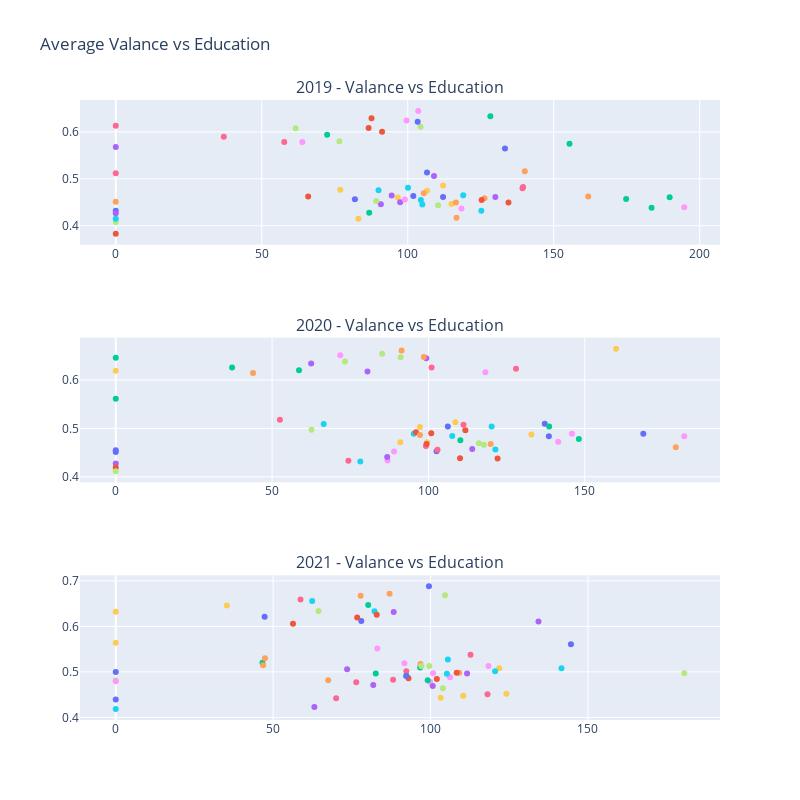

Source (notebook cell):
### Code cell
import pandas as pd
import plotly.express as px
import pandas as pd
from plotly.subplots import make_subplots
import plotly.graph_objects as go
import plotly.io as pio

'''
'2017 - Valance vs Crime','2017 - Valance vs GDP/Cap'
'2018 - Valance vs Crime','2018 - Valance vs GDP/Cap'
'2019 - Valance vs Crime','2019 - Valance vs GDP/Cap' 
'2020 - Valance vs Crime','2020 - Valance vs GDP/Cap'
'2020 - Valance vs Crime','2020 - Valance vs GDP/Cap'
'''

fig = make_subplots(rows=3, 
                    cols=1,  
                    horizontal_spacing = 0.10, 
                    vertical_spacing = 0.15, 
                    subplot_titles=('2019 - Valance vs Education',
                                    '2020 - Valance vs Education', 
                                    '2021 - Valance vs Education',))
data = pd.read_pickle('store.pkl')
for i in range(2019,2022):
    df = data.query("year==%s"%(i))
    for country,cat in df.groupby('country'):
        fig.add_trace(
            go.Scatter(x=cat['education'],y=cat['avg valence'],showlegend=False),
            row=i-2018, col=1)
          
fig.update_layout(title_text="Average Valance vs Education", width=800, height=800)

fig.show()

### Figure 1 — Plotly figure (JSON) as saved in the notebook; plotly's stock layout.template omitted (floating-point values rounded to 4 significant figures)
{"data": [{"showlegend": false, "type": "scatter", "x": [0], "xaxis": "x", "y": [0.4321], "yaxis": "y"}, {"showlegend": false, "type": "scatter", "x": [91.2], "xaxis": "x", "y": [0.6005], "yaxis": "y"}, {"showlegend": false, "type": "scatter", "x": [174.8], "xaxis": "x", "y": [0.4568], "yaxis": "y"}, {"showlegend": false, "type": "scatter", "x": [94.5], "xaxis": "x", "y": [0.4643], "yaxis": "y"}, {"showlegend": false, "type": "scatter", "x": [161.8], "xaxis": "x", "y": [0.4622], "yaxis": "y"}, {"showlegend": false, "type": "scatter", "x": [119], "xaxis": "x", "y": [0.4649], "yaxis": "y"}, {"showlegend": false, "type": "scatter", "x": [0], "xaxis": "x", "y": [0.6129], "yaxis": "y"}, {"showlegend": false, "type": "scatter", "x": [104.4], "xaxis": "x", "y": [0.6108], "yaxis": "y"}, {"showlegend": false, "type": "scatter", "x": [118.4], "xaxis": "x", "y": [0.4367], "yaxis": "y"}, {"showlegend": false, "type": "scatter", "x": [96.6], "xaxis": "x", "y": [0.4603], "yaxis": "y"}, {"showlegend": false, "type": "scatter", "x": [103.4], "xaxis": "x", "y": [0.6217], "yaxis": "y"}, {"showlegend": false, "type": "scatter", "x": [87.6], "xaxis": "x", "y": [0.6292], "yaxis": "y"}, {"showlegend": false, "type": "scatter", "x": [155.4], "xaxis": "x", "y": [0.5748], "yaxis": "y"}, {"showlegend": false, "type": "scatter", "x": [97.4], "xaxis": "x", "y": [0.4501], "yaxis": "y"}, {"showlegend": false, "type": "scatter", "x": [0], "xaxis": "x", "y": [0.4512], "yaxis": "y"}, {"showlegend": false, "type": "scatter", "x": [90], "xaxis": "x", "y": [0.4756], "yaxis": "y"}, {"showlegend": false, "type": "scatter", "x": [139.3], "xaxis": "x", "y": [0.4799], "yaxis": "y"}, {"showlegend": false, "type": "scatter", "x": [76.6], "xaxis": "x", "y": [0.5803], "yaxis": "y"}, {"showlegend": false, "type": "scatter", "x": [99.6], "xaxis": "x", "y": [0.6244], "yaxis": "y"}, {"showlegend": false, "type": "scatter", "x": [76.9], "xaxis": "x", "y": [0.4769], "yaxis": "y"}, {"showlegend": false, "type": "scatter", "x": [133.3], "xaxis": "x", "y": [0.5647], "yaxis": "y"}, {"showlegend": false, "type": "scatter", "x": [134.5], "xaxis": "x", "y": [0.4498], "yaxis": "y"}, {"showlegend": false, "type": "scatter", "x": [189.7], "xaxis": "x", "y": [0.4606], "yaxis": "y"}, {"showlegend": false, "type": "scatter", "x": [109], "xaxis": "x", "y": [0.506], "yaxis": "y"}, {"showlegend": false, "type": "scatter", "x": [126.3], "xaxis": "x", "y": [0.4586], "yaxis": "y"}, {"showlegend": false, "type": "scatter", "x": [105], "xaxis": "x", "y": [0.4451], "yaxis": "y"}, {"showlegend": false, "type": "scatter", "x": [37], "xaxis": "x", "y": [0.5899], "yaxis": "y"}, {"showlegend": false, "type": "scatter", "x": [0], "xaxis": "x", "y": [0.4079], "yaxis": "y"}, {"showlegend": false, "type": "scatter", "x": [63.9], "xaxis": "x", "y": [0.5783], "yaxis": "y"}, {"showlegend": false, "type": "scatter", "x": [106.6], "xaxis": "x", "y": [0.4747], "yaxis": "y"}, {"showlegend": false, "type": "scatter", "x": [81.9], "xaxis": "x", "y": [0.4564], "yaxis": "y"}, {"showlegend": false, "type": "scatter", "x": [65.9], "xaxis": "x", "y": [0.4625], "yaxis": "y"}, {"showlegend": false, "type": "scatter", "x": [183.5], "xaxis": "x", "y": [0.4386], "yaxis": "y"}, {"showlegend": false, "type": "scatter", "x": [130], "xaxis": "x", "y": [0.4613], "yaxis": "y"}, {"showlegend": false, "type": "scatter", "x": [105.5], "xaxis": "x", "y": [0.4695], "yaxis": "y"}, {"showlegend": false, "type": "scatter", "x": [100.1], "xaxis": "x", "y": [0.4809], "yaxis": "y"}, {"showlegend": false, "type": "scatter", "x": [0], "xaxis": "x", "y": [0.5119], "yaxis": "y"}, {"showlegend": false, "type": "scatter", "x": [110.4], "xaxis": "x", "y": [0.4436], "yaxis": "y"}, {"showlegend": false, "type": "scatter", "x": [99], "xaxis": "x", "y": [0.4559], "yaxis": "y"}, {"showlegend": false, "type": "scatter", "x": [115], "xaxis": "x", "y": [0.4462], "yaxis": "y"}, {"showlegend": false, "type": "scatter", "x": [106.6], "xaxis": "x", "y": [0.5135], "yaxis": "y"}, {"showlegend": false, "type": "scatter", "x": [86.6], "xaxis": "x", "y": [0.6082], "yaxis": "y"}, {"showlegend": false, "type": "scatter", "x": [86.8], "xaxis": "x", "y": [0.4277], "yaxis": "y"}, {"showlegend": false, "type": "scatter", "x": [0], "xaxis": "x", "y": [0.5677], "yaxis": "y"}, {"showlegend": false, "type": "scatter", "x": [140.1], "xaxis": "x", "y": [0.516], "yaxis": "y"}, {"showlegend": false, "type": "scatter", "x": [125.2], "xaxis": "x", "y": [0.4317], "yaxis": "y"}, {"showlegend": false, "type": "scatter", "x": [139.5], "xaxis": "x", "y": [0.4824], "yaxis": "y"}, {"showlegend": false, "type": "scatter", "x": [61.6], "xaxis": "x", "y": [0.6077], "yaxis": "y"}, {"showlegend": false, "type": "scatter", "x": [103.6], "xaxis": "x", "y": [0.6445], "yaxis": "y"}, {"showlegend": false, "type": "scatter", "x": [83.1], "xaxis": "x", "y": [0.4152], "yaxis": "y"}, {"showlegend": false, "type": "scatter", "x": [112.1], "xaxis": "x", "y": [0.4612], "yaxis": "y"}, {"showlegend": false, "type": "scatter", "x": [125.3], "xaxis": "x", "y": [0.4547], "yaxis": "y"}, {"showlegend": false, "type": "scatter", "x": [72.4], "xaxis": "x", "y": [0.5936], "yaxis": "y"}, {"showlegend": false, "type": "scatter", "x": [90.8], "xaxis": "x", "y": [0.4458], "yaxis": "y"}, {"showlegend": false, "type": "scatter", "x": [116.5], "xaxis": "x", "y": [0.4493], "yaxis": "y"}, {"showlegend": false, "type": "scatter", "x": [0], "xaxis": "x", "y": [0.4149], "yaxis": "y"}, {"showlegend": false, "type": "scatter", "x": [57.7], "xaxis": "x", "y": [0.5786], "yaxis": "y"}, {"showlegend": false, "type": "scatter", "x": [89.2], "xaxis": "x", "y": [0.453], "yaxis": "y"}, {"showlegend": false, "type": "scatter", "x": [194.7], "xaxis": "x", "y": [0.4395], "yaxis": "y"}, {"showlegend": false, "type": "scatter", "x": [112.1], "xaxis": "x", "y": [0.4856], "yaxis": "y"}, {"showlegend": false, "type": "scatter", "x": [101.9], "xaxis": "x", "y": [0.4634], "yaxis": "y"}, {"showlegend": false, "type": "scatter", "x": [0], "xaxis": "x", "y": [0.3831], "yaxis": "y"}, {"showlegend": false, "type": "scatter", "x": [128.3], "xaxis": "x", "y": [0.6334], "yaxis": "y"}, {"showlegend": false, "type": "scatter", "x": [0], "xaxis": "x", "y": [0.4265], "yaxis": "y"}, {"showlegend": false, "type": "scatter", "x": [116.7], "xaxis": "x", "y": [0.4173], "yaxis": "y"}, {"showlegend": false, "type": "scatter", "x": [104.5], "xaxis": "x", "y": [0.4547], "yaxis": "y"}, {"showlegend": false, "type": "scatter", "x": [99.2], "xaxis": "x2", "y": [0.4634], "yaxis": "y2"}, {"showlegend": false, "type": "scatter", "x": [91.1], "xaxis": "x2", "y": [0.6466], "yaxis": "y2"}, {"showlegend": false, "type": "scatter", "x": [145.9], "xaxis": "x2", "y": [0.489], "yaxis": "y2"}, {"showlegend": false, "type": "scatter", "x": [97.3], "xaxis": "x2", "y": [0.503], "yaxis": "y2"}, {"showlegend": false, "type": "scatter", "x": [168.7], "xaxis": "x2", "y": [0.4892], "yaxis": "y2"}, {"showlegend": false, "type": "scatter", "x": [111.8], "xaxis": "x2", "y": [0.4963], "yaxis": "y2"}, {"showlegend": false, "type": "scatter", "x": [0], "xaxis": "x2", "y": [0.6457], "yaxis": "y2"}, {"showlegend": false, "type": "scatter", "x": [99.3], "xaxis": "x2", "y": [0.6445], "yaxis": "y2"}, {"showlegend": false, "type": "scatter", "x": [119.9], "xaxis": "x2", "y": [0.4679], "yaxis": "y2"}, {"showlegend": false, "type": "scatter", "x": [95.3], "xaxis": "x2", "y": [0.4889], "yaxis": "y2"}, {"showlegend": false, "type": "scatter", "x": [101], "xaxis": "x2", "y": [0.6256], "yaxis": "y2"}, {"showlegend": false, "type": "scatter", "x": [85.2], "xaxis": "x2", "y": [0.6539], "yaxis": "y2"}, {"showlegend": false, "type": "scatter", "x": [118.2], "xaxis": "x2", "y": [0.6158], "yaxis": "y2"}, {"showlegend": false, "type": "scatter", "x": [99.6], "xaxis": "x2", "y": [0.4716], "yaxis": "y2"}, {"showlegend": false, "type": "scatter", "x": [0], "xaxis": "x2", "y": [0.455], "yaxis": "y2"}, {"showlegend": false, "type": "scatter", "x": [96], "xaxis": "x2", "y": [0.4923], "yaxis": "y2"}, {"showlegend": false, "type": "scatter", "x": [148.1], "xaxis": "x2", "y": [0.4782], "yaxis": "y2"}, {"showlegend": false, "type": "scatter", "x": [80.5], "xaxis": "x2", "y": [0.6172], "yaxis": "y2"}, {"showlegend": false, "type": "scatter", "x": [98.5], "xaxis": "x2", "y": [0.6471], "yaxis": "y2"}, {"showlegend": false, "type": "scatter", "x": [66.5], "xaxis": "x2", "y": [0.5089], "yaxis": "y2"}, {"showlegend": false, "type": "scatter", "x": [128], "xaxis": "x2", "y": [0.6228], "yaxis": "y2"}, {"showlegend": false, "type": "scatter", "x": [116.1], "xaxis": "x2", "y": [0.4691], "yaxis": "y2"}, {"showlegend": false, "type": "scatter", "x": [181.8], "xaxis": "x2", "y": [0.4838], "yaxis": "y2"}, {"showlegend": false, "type": "scatter", "x": [108.6], "xaxis": "x2", "y": [0.5126], "yaxis": "y2"}, {"showlegend": false, "type": "scatter", "x": [138.5], "xaxis": "x2", "y": [0.4836], "yaxis": "y2"}, {"showlegend": false, "type": "scatter", "x": [99.4], "xaxis": "x2", "y": [0.4679], "yaxis": "y2"}, {"showlegend": false, "type": "scatter", "x": [37.2], "xaxis": "x2", "y": [0.6258], "yaxis": "y2"}, {"showlegend": false, "type": "scatter", "x": [0], "xaxis": "x2", "y": [0.4274], "yaxis": "y2"}, {"showlegend": false, "type": "scatter", "x": [43.9], "xaxis": "x2", "y": [0.6142], "yaxis": "y2"}, {"showlegend": false, "type": "scatter", "x": [107.6], "xaxis": "x2", "y": [0.4843], "yaxis": "y2"}, {"showlegend": false, "type": "scatter", "x": [74.4], "xaxis": "x2", "y": [0.433], "yaxis": "y2"}, {"showlegend": false, "type": "scatter", "x": [62.6], "xaxis": "x2", "y": [0.4974], "yaxis": "y2"}, {"showlegend": false, "type": "scatter", "x": [141.5], "xaxis": "x2", "y": [0.4722], "yaxis": "y2"}, {"showlegend": false, "type": "scatter", "x": [132.9], "xaxis": "x2", "y": [0.4873], "yaxis": "y2"}, {"showlegend": false, "type": "scatter", "x": [102.6], "xaxis": "x2", "y": [0.4527], "yaxis": "y2"}, {"showlegend": false, "type": "scatter", "x": [100.9], "xaxis": "x2", "y": [0.4899], "yaxis": "y2"}, {"showlegend": false, "type": "scatter", "x": [0], "xaxis": "x2", "y": [0.5609], "yaxis": "y2"}, {"showlegend": false, "type": "scatter", "x": [114], "xaxis": "x2", "y": [0.4575], "yaxis": "y2"}, {"showlegend": false, "type": "scatter", "x": [97.3], "xaxis": "x2", "y": [0.4865], "yaxis": "y2"}, {"showlegend": false, "type": "scatter", "x": [121.4], "xaxis": "x2", "y": [0.4562], "yaxis": "y2"}, {"showlegend": false, "type": "scatter", "x": [52.5], "xaxis": "x2", "y": [0.518], "yaxis": "y2"}, {"showlegend": false, "type": "scatter", "x": [73.3], "xaxis": "x2", "y": [0.6378], "yaxis": "y2"}, {"showlegend": false, "type": "scatter", "x": [86.9], "xaxis": "x2", "y": [0.4338], "yaxis": "y2"}, {"showlegend": false, "type": "scatter", "x": [0], "xaxis": "x2", "y": [0.6191], "yaxis": "y2"}, {"showlegend": false, "type": "scatter", "x": [137.2], "xaxis": "x2", "y": [0.5093], "yaxis": "y2"}, {"showlegend": false, "type": "scatter", "x": [122.1], "xaxis": "x2", "y": [0.4378], "yaxis": "y2"}, {"showlegend": false, "type": "scatter", "x": [138.6], "xaxis": "x2", "y": [0.5039], "yaxis": "y2"}, {"showlegend": false, "type": "scatter", "x": [62.5], "xaxis": "x2", "y": [0.6338], "yaxis": "y2"}, {"showlegend": false, "type": "scatter", "x": [91.4], "xaxis": "x2", "y": [0.6609], "yaxis": "y2"}, {"showlegend": false, "type": "scatter", "x": [78.2], "xaxis": "x2", "y": [0.4316], "yaxis": "y2"}, {"showlegend": false, "type": "scatter", "x": [111.2], "xaxis": "x2", "y": [0.5077], "yaxis": "y2"}, {"showlegend": false, "type": "scatter", "x": [117.7], "xaxis": "x2", "y": [0.4662], "yaxis": "y2"}, {"showlegend": false, "type": "scatter", "x": [71.8], "xaxis": "x2", "y": [0.6509], "yaxis": "y2"}, {"showlegend": false, "type": "scatter", "x": [91], "xaxis": "x2", "y": [0.4713], "yaxis": "y2"}, {"showlegend": false, "type": "scatter", "x": [106.2], "xaxis": "x2", "y": [0.5036], "yaxis": "y2"}, {"showlegend": false, "type": "scatter", "x": [0], "xaxis": "x2", "y": [0.4193], "yaxis": "y2"}, {"showlegend": false, "type": "scatter", "x": [58.6], "xaxis": "x2", "y": [0.6199], "yaxis": "y2"}, {"showlegend": false, "type": "scatter", "x": [86.8], "xaxis": "x2", "y": [0.4408], "yaxis": "y2"}, {"showlegend": false, "type": "scatter", "x": [179.1], "xaxis": "x2", "y": [0.4609], "yaxis": "y2"}, {"showlegend": false, "type": "scatter", "x": [120.2], "xaxis": "x2", "y": [0.5041], "yaxis": "y2"}, {"showlegend": false, "type": "scatter", "x": [102.9], "xaxis": "x2", "y": [0.4559], "yaxis": "y2"}, {"showlegend": false, "type": "scatter", "x": [0], "xaxis": "x2", "y": [0.4113], "yaxis": "y2"}, {"showlegend": false, "type": "scatter", "x": [89], "xaxis": "x2", "y": [0.4526], "yaxis": "y2"}, {"showlegend": false, "type": "scatter", "x": [160], "xaxis": "x2", "y": [0.6645], "yaxis": "y2"}, {"showlegend": false, "type": "scatter", "x": [0], "xaxis": "x2", "y": [0.4514], "yaxis": "y2"}, {"showlegend": false, "type": "scatter", "x": [110.1], "xaxis": "x2", "y": [0.4385], "yaxis": "y2"}, {"showlegend": false, "type": "scatter", "x": [110.2], "xaxis": "x2", "y": [0.4755], "yaxis": "y2"}, {"showlegend": false, "type": "scatter", "x": [111.6], "xaxis": "x3", "y": [0.4968], "yaxis": "y3"}, {"showlegend": false, "type": "scatter", "x": [77.8], "xaxis": "x3", "y": [0.6672], "yaxis": "y3"}, {"showlegend": false, "type": "scatter", "x": [105.5], "xaxis": "x3", "y": [0.5272], "yaxis": "y3"}, {"showlegend": false, "type": "scatter", "x": [92.3], "xaxis": "x3", "y": [0.5015], "yaxis": "y3"}, {"showlegend": false, "type": "scatter", "x": [180.6], "xaxis": "x3", "y": [0.4973], "yaxis": "y3"}, {"showlegend": false, "type": "scatter", "x": [91.7], "xaxis": "x3", "y": [0.5191], "yaxis": "y3"}, {"showlegend": false, "type": "scatter", "x": [0], "xaxis": "x3", "y": [0.6323], "yaxis": "y3"}, {"showlegend": false, "type": "scatter", "x": [99.5], "xaxis": "x3", "y": [0.6882], "yaxis": "y3"}, {"showlegend": false, "type": "scatter", "x": [102], "xaxis": "x3", "y": [0.4844], "yaxis": "y3"}, {"showlegend": false, "type": "scatter", "x": [82.6], "xaxis": "x3", "y": [0.4963], "yaxis": "y3"}, {"showlegend": false, "type": "scatter", "x": [88.3], "xaxis": "x3", "y": [0.6318], "yaxis": "y3"}, {"showlegend": false, "type": "scatter", "x": [87], "xaxis": "x3", "y": [0.672], "yaxis": "y3"}, {"showlegend": false, "type": "scatter", "x": [82.2], "xaxis": "x3", "y": [0.6335], "yaxis": "y3"}, {"showlegend": false, "type": "scatter", "x": [88.1], "xaxis": "x3", "y": [0.4827], "yaxis": "y3"}, {"showlegend": false, "type": "scatter", "x": [0], "xaxis": "x3", "y": [0.4815], "yaxis": "y3"}, {"showlegend": false, "type": "scatter", "x": [100.8], "xaxis": "x3", "y": [0.4972], "yaxis": "y3"}, {"showlegend": false, "type": "scatter", "x": [121.8], "xaxis": "x3", "y": [0.5083], "yaxis": "y3"}, {"showlegend": false, "type": "scatter", "x": [78], "xaxis": "x3", "y": [0.6122], "yaxis": "y3"}, {"showlegend": false, "type": "scatter", "x": [82.9], "xaxis": "x3", "y": [0.6259], "yaxis": "y3"}, {"showlegend": false, "type": "scatter", "x": [46.6], "xaxis": "x3", "y": [0.5202], "yaxis": "y3"}, {"showlegend": false, "type": "scatter", "x": [134.3], "xaxis": "x3", "y": [0.611], "yaxis": "y3"}, {"showlegend": false, "type": "scatter", "x": [109.1], "xaxis": "x3", "y": [0.4983], "yaxis": "y3"}, {"showlegend": false, "type": "scatter", "x": [120.5], "xaxis": "x3", "y": [0.5017], "yaxis": "y3"}, {"showlegend": false, "type": "scatter", "x": [112.7], "xaxis": "x3", "y": [0.5377], "yaxis": "y3"}, {"showlegend": false, "type": "scatter", "x": [99.6], "xaxis": "x3", "y": [0.5132], "yaxis": "y3"}, {"showlegend": false, "type": "scatter", "x": [106.2], "xaxis": "x3", "y": [0.4885], "yaxis": "y3"}, {"showlegend": false, "type": "scatter", "x": [35.3], "xaxis": "x3", "y": [0.6462], "yaxis": "y3"}, {"showlegend": false, "type": "scatter", "x": [0], "xaxis": "x3", "y": [0.4394], "yaxis": "y3"}, {"showlegend": false, "type": "scatter", "x": [76.7], "xaxis": "x3", "y": [0.6196], "yaxis": "y3"}, {"showlegend": false, "type": "scatter", "x": [96.7], "xaxis": "x3", "y": [0.5099], "yaxis": "y3"}, {"showlegend": false, "type": "scatter", "x": [63.1], "xaxis": "x3", "y": [0.4232], "yaxis": "y3"}, {"showlegend": false, "type": "scatter", "x": [47.4], "xaxis": "x3", "y": [0.5299], "yaxis": "y3"}, {"showlegend": false, "type": "scatter", "x": [141.6], "xaxis": "x3", "y": [0.5083], "yaxis": "y3"}, {"showlegend": false, "type": "scatter", "x": [118.1], "xaxis": "x3", "y": [0.4508], "yaxis": "y3"}, {"showlegend": false, "type": "scatter", "x": [103.9], "xaxis": "x3", "y": [0.4643], "yaxis": "y3"}, {"showlegend": false, "type": "scatter", "x": [99.9], "xaxis": "x3", "y": [0.4778], "yaxis": "y3"}, {"showlegend": false, "type": "scatter", "x": [0], "xaxis": "x3", "y": [0.5644], "yaxis": "y3"}, {"showlegend": false, "type": "scatter", "x": [0], "xaxis": "x3", "y": [0.4999], "yaxis": "y3"}, {"showlegend": false, "type": "scatter", "x": [108.3], "xaxis": "x3", "y": [0.4984], "yaxis": "y3"}, {"showlegend": false, "type": "scatter", "x": [92.3], "xaxis": "x3", "y": [0.4917], "yaxis": "y3"}, {"showlegend": false, "type": "scatter", "x": [100.7], "xaxis": "x3", "y": [0.4693], "yaxis": "y3"}, {"showlegend": false, "type": "scatter", "x": [46.8], "xaxis": "x3", "y": [0.5149], "yaxis": "y3"}, {"showlegend": false, "type": "scatter", "x": [62.4], "xaxis": "x3", "y": [0.6557], "yaxis": "y3"}, {"showlegend": false, "type": "scatter", "x": [70], "xaxis": "x3", "y": [0.4421], "yaxis": "y3"}, {"showlegend": false, "type": "scatter", "x": [64.4], "xaxis": "x3", "y": [0.6341], "yaxis": "y3"}, {"showlegend": false, "type": "scatter", "x": [118.4], "xaxis": "x3", "y": [0.513], "yaxis": "y3"}, {"showlegend": false, "type": "scatter", "x": [124.1], "xaxis": "x3", "y": [0.4519], "yaxis": "y3"}, {"showlegend": false, "type": "scatter", "x": [144.6], "xaxis": "x3", "y": [0.5607], "yaxis": "y3"}, {"showlegend": false, "type": "scatter", "x": [56.3], "xaxis": "x3", "y": [0.6059], "yaxis": "y3"}, {"showlegend": false, "type": "scatter", "x": [80.2], "xaxis": "x3", "y": [0.6468], "yaxis": "y3"}, {"showlegend": false, "type": "scatter", "x": [81.8], "xaxis": "x3", "y": [0.4713], "yaxis": "y3"}, {"showlegend": false, "type": "scatter", "x": [96.8], "xaxis": "x3", "y": [0.5176], "yaxis": "y3"}, {"showlegend": false, "type": "scatter", "x": [105.2], "xaxis": "x3", "y": [0.4958], "yaxis": "y3"}, {"showlegend": false, "type": "scatter", "x": [58.7], "xaxis": "x3", "y": [0.659], "yaxis": "y3"}, {"showlegend": false, "type": "scatter", "x": [97.1], "xaxis": "x3", "y": [0.5128], "yaxis": "y3"}, {"showlegend": false, "type": "scatter", "x": [83.1], "xaxis": "x3", "y": [0.5516], "yaxis": "y3"}, {"showlegend": false, "type": "scatter", "x": [110.4], "xaxis": "x3", "y": [0.4474], "yaxis": "y3"}, {"showlegend": false, "type": "scatter", "x": [47.3], "xaxis": "x3", "y": [0.6214], "yaxis": "y3"}, {"showlegend": false, "type": "scatter", "x": [93], "xaxis": "x3", "y": [0.4861], "yaxis": "y3"}, {"showlegend": false, "type": "scatter", "x": [99.1], "xaxis": "x3", "y": [0.4815], "yaxis": "y3"}, {"showlegend": false, "type": "scatter", "x": [73.5], "xaxis": "x3", "y": [0.5056], "yaxis": "y3"}, {"showlegend": false, "type": "scatter", "x": [67.5], "xaxis": "x3", "y": [0.4819], "yaxis": "y3"}, {"showlegend": false, "type": "scatter", "x": [0], "xaxis": "x3", "y": [0.4185], "yaxis": "y3"}, {"showlegend": false, "type": "scatter", "x": [76.4], "xaxis": "x3", "y": [0.4773], "yaxis": "y3"}, {"showlegend": false, "type": "scatter", "x": [104.6], "xaxis": "x3", "y": [0.6687], "yaxis": "y3"}, {"showlegend": false, "type": "scatter", "x": [0], "xaxis": "x3", "y": [0.4795], "yaxis": "y3"}, {"showlegend": false, "type": "scatter", "x": [103.2], "xaxis": "x3", "y": [0.4433], "yaxis": "y3"}, {"showlegend": false, "type": "scatter", "x": [92.3], "xaxis": "x3", "y": [0.4909], "yaxis": "y3"}], "layout": {"annotations": [{"font": {"size": 16}, "showarrow": false, "text": "2019 - Valance vs Education", "x": 0.5, "xanchor": "center", "xref": "paper", "y": 1.0, "yanchor": "bottom", "yref": "paper"}, {"font": {"size": 16}, "showarrow": false, "text": "2020 - Valance vs Education", "x": 0.5, "xanchor": "center", "xref": "paper", "y": 0.6167, "yanchor": "bottom", "yref": "paper"}, {"font": {"size": 16}, "showarrow": false, "text": "2021 - Valance vs Education", "x": 0.5, "xanchor": "center", "xref": "paper", "y": 0.2333, "yanchor": "bottom", "yref": "paper"}], "height": 800, "title": {"text": "Average Valance vs Education"}, "width": 800, "xaxis": {"anchor": "y", "domain": [0, 1]}, "xaxis2": {"anchor": "y2", "domain": [0, 1]}, "xaxis3": {"anchor": "y3", "domain": [0, 1]}, "yaxis": {"anchor": "x", "domain": [0.7667, 1.0]}, "yaxis2": {"anchor": "x2", "domain": [0.3833, 0.6167]}, "yaxis3": {"anchor": "x3", "domain": [0, 0.2333]}}}
